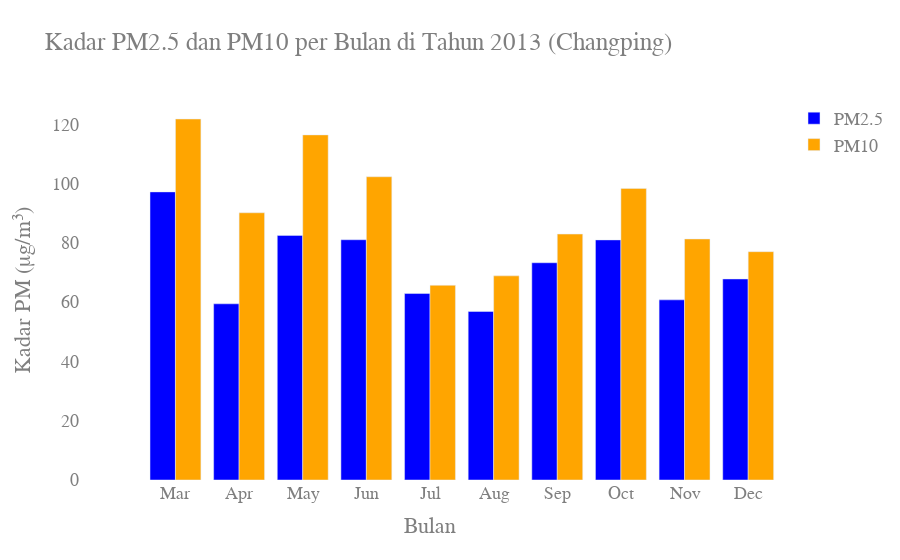

Notebook source saved alongside this figure:
### Markdown cell above
#### changping df

### Code cell
partikulasi_polusi_changping_df_df_harian_2013 = {}

# Loop to fill data for each month
months = range(1, 13)
for month in months:
    partikulasi_polusi_changping_df_df_harian_2013[month] = partikulasi_polusi(changping_df, year=2013, month=month, day_start=1, day_end=30)

# Combine all monthly DataFrames into a single DataFrame
all_months_data = pd.concat(partikulasi_polusi_changping_df_df_harian_2013.values())

# Ensure the month order is correct
all_months_data['month'] = pd.Categorical(all_months_data['month'], categories=list(range(3, 13)), ordered=True)

# Define different colors for PM2.5 and PM10
color_pm25 = 'blue'
color_pm10 = 'orange'

# Create a plot using Plotly
fig = go.Figure()

# Add data for PM2.5
fig.add_trace(go.Bar(
    x=all_months_data['month'].astype(str),  # Convert month to string for x-axis
    y=all_months_data['avg_PM25'],
    name='PM2.5',
    marker_color=color_pm25,
    hovertemplate='<b>Bulan %{x}</b><br>PM2.5: %{y:.2f} μg/m³<extra></extra>'
))

# Add data for PM10
fig.add_trace(go.Bar(
    x=all_months_data['month'].astype(str),  # Convert month to string for x-axis
    y=all_months_data['avg_PM10'],
    name='PM10',
    marker_color=color_pm10,
    hovertemplate='<b>Bulan %{x}</b><br>PM10: %{y:.2f} μg/m³<extra></extra>'
))

# Layout and labels
fig.update_layout(
    title='Kadar PM2.5 dan PM10 per Bulan di Tahun 2013 (Changping)',
    xaxis=dict(
        title='Bulan',  # Set title for x-axis
        tickvals=list(range(3, 13)),  # Values for x-axis (months 1 to 12)
        ticktext=[ 'Mar', 'Apr', 'May', 'Jun', 'Jul', 'Aug', 'Sep', 'Oct', 'Nov', 'Dec']  # Month labels
    ),
    yaxis=dict(title='Kadar PM (μg/m³)'),  # Set title for y-axis
    barmode='group',  # Group PM2.5 and PM10 bars
    plot_bgcolor='rgba(0,0,0,0)',  # Background color of the plot
    paper_bgcolor='rgba(0,0,0,0)',  # Background color of the paper
    font=dict(
        family="Courier New, monospace",  # Font type
        size=18,  # Font size
        color="#7f7f7f"  # Font color
    )
)

# Show the plot
fig.show()

### Figure 1 — Plotly figure (JSON) as saved in the notebook; plotly's stock layout.template omitted (floating-point values rounded to 4 significant figures)
{"data": [{"hovertemplate": "<b>Bulan %{x}</b><br>PM2.5: %{y:.2f} μg/m³<extra></extra>", "marker": {"color": "blue"}, "name": "PM2.5", "type": "bar", "x": ["nan", "nan", "3", "4", "5", "6", "7", "8", "9", "10", "11", "12"], "y": [null, null, 97.21, 59.44, 82.52, 81.06, 62.92, 56.85, 73.3, 81.01, 60.78, 67.84]}, {"hovertemplate": "<b>Bulan %{x}</b><br>PM10: %{y:.2f} μg/m³<extra></extra>", "marker": {"color": "orange"}, "name": "PM10", "type": "bar", "x": ["nan", "nan", "3", "4", "5", "6", "7", "8", "9", "10", "11", "12"], "y": [null, null, 121.8, 90.16, 116.4, 102.3, 65.69, 68.87, 82.98, 98.38, 81.33, 77.03]}], "layout": {"barmode": "group", "font": {"color": "#7f7f7f", "family": "Courier New, monospace", "size": 18}, "paper_bgcolor": "rgba(0,0,0,0)", "plot_bgcolor": "rgba(0,0,0,0)", "title": {"text": "Kadar PM2.5 dan PM10 per Bulan di Tahun 2013 (Changping)"}, "xaxis": {"ticktext": ["Mar", "Apr", "May", "Jun", "Jul", "Aug", "Sep", "Oct", "Nov", "Dec"], "tickvals": [3, 4, 5, 6, 7, 8, 9, 10, 11, 12], "title": {"text": "Bulan"}}, "yaxis": {"title": {"text": "Kadar PM (μg/m³)"}}}}
